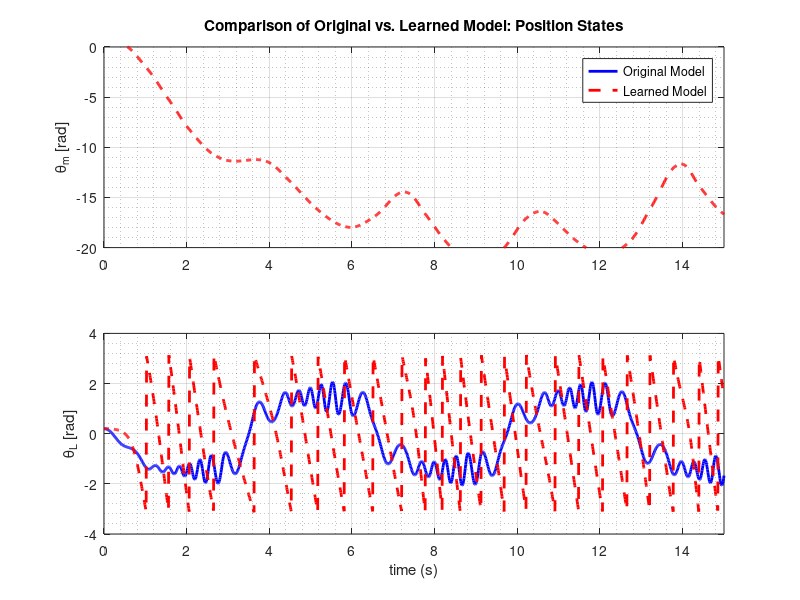
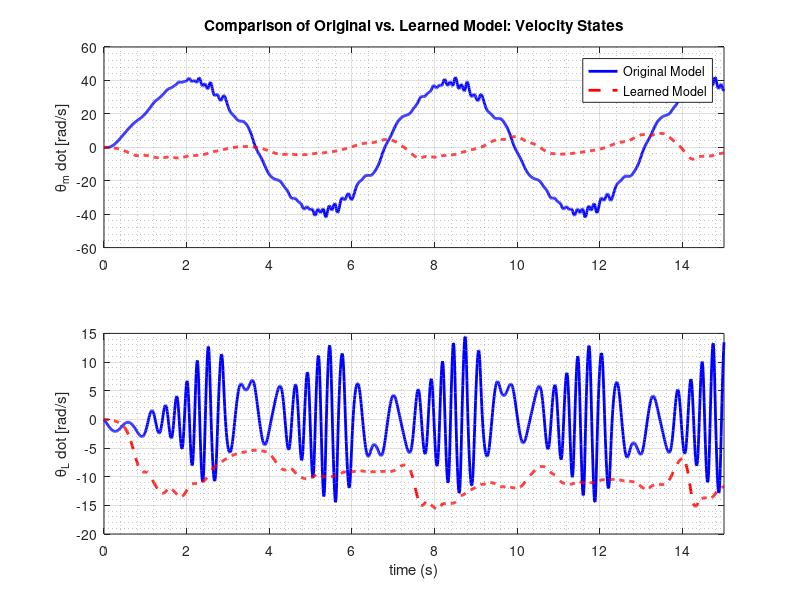
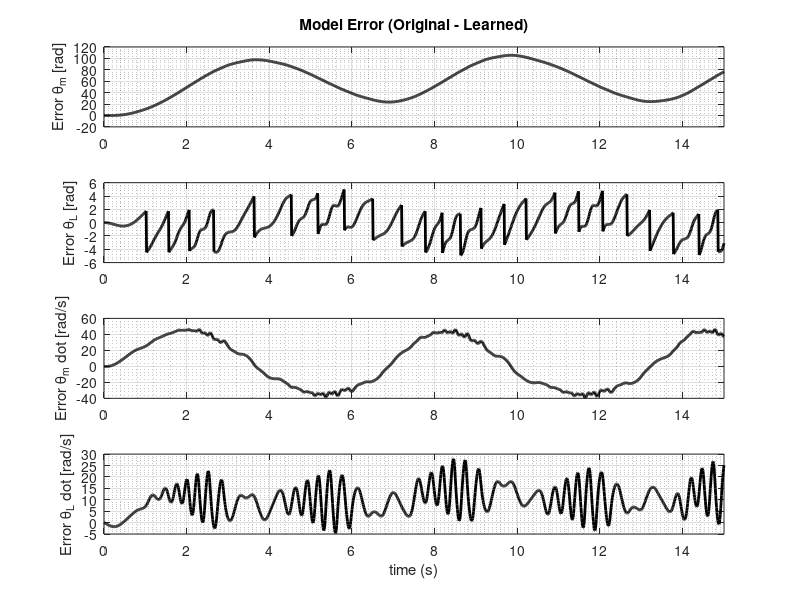
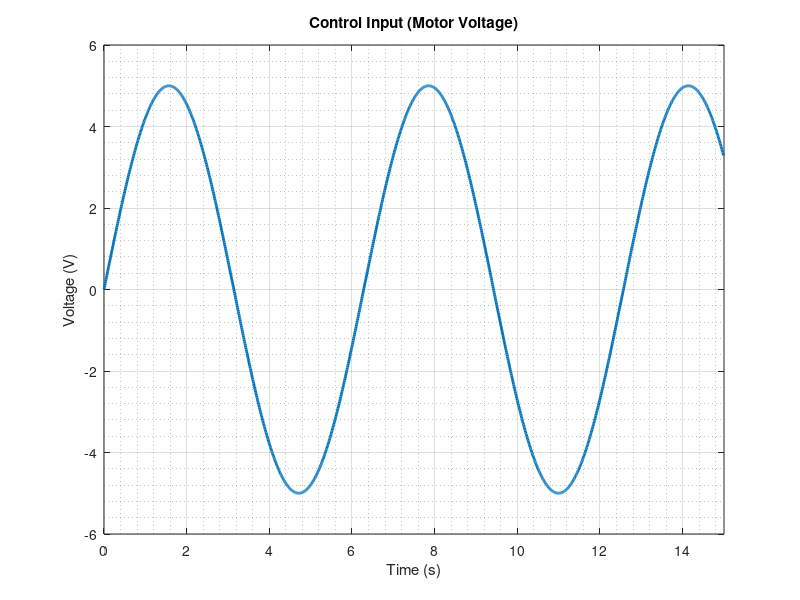

These figures' MATLAB source, in order: (Note: this script raises an error after producing the figures.)
%% Data-Driven Pendulum System Using Estimated Parameters
clear;
clc;

%% Learned Parameters from AKF
% Store the learned parameters in a vector (80 parameters total)
theta = zeros(80, 1);

% State 1 Parameters (theta_m, parameters 1-20)
theta(1:20) = [
    0.000136, -1.184000, -0.808862, -1.818295, -0.007482, 
    0.005216, 0.492130, -0.031609, 0.157202, -0.003850, 
    0.021640, -0.010877, 0.125459, -0.199537, 0.004575, 
    0.162773, 1.720716, -0.007264, -1.981190, 4.656705
];

% State 2 Parameters (theta_L, parameters 21-40)
theta(21:40) = [
    0.000119, -1.219403, -0.868572, -1.864837, -0.007233, 
    0.004246, 0.476013, -0.031857, 0.169125, -0.001998, 
    0.021827, -0.013101, 0.131768, -0.240857, 0.004186, 
    0.143614, 1.524885, -0.006612, -1.806073, 4.771032
];

% State 3 Parameters (theta_m_dot, parameters 41-60)
theta(41:60) = [
    0.000148, 0.139534, 0.664613, 0.346099, 0.198742, 
    -0.003561, -0.034791, 0.014870, -0.036347, -0.039074, 
    -0.007919, 0.001077, -0.055825, 0.158675, 0.004715, 
    0.095056, -0.005451, -0.003691, 0.044879, -0.837827
];

% State 4 Parameters (theta_L_dot, parameters 61-80)
theta(61:80) = [
    0.000019, 0.206631, 0.642683, 0.184251, 0.080211, 
    -0.014942, -0.153829, 0.009642, 0.068376, -0.042000, 
    -0.007612, -0.014147, -0.031488, -0.176966, 0.002061, 
    -0.049271, -1.343384, 0.001518, 0.419733, -0.803972
];

%% Simulation Setup
t_end = 15;        % simulation time (s)
dt = 0.01;         % time step (s)
N = floor(t_end / dt); % number of iterations
t = 0:dt:t_end;    % time array for plotting

% Original system parameters (for comparison if needed)
Rm = 8.94;         % Motor resistance (Ohm)
Km = 0.0431;       % Motor back-emf constant
Jm = 6e-5;         % Total moment of inertia (kg·m^2)
bm = 3e-4;         % Viscous damping coefficient (Nm/rad/s)
DA = 3e-4;         % Damping coefficient of pendulum arm (Nm/rad/s)
DL = 5e-4;         % Damping coefficient of pendulum link (Nm/rad/s)
mA = 0.053;        % Weight of pendulum arm (kg)
mL = 0.024;        % Weight of pendulum link (kg)
LA = 0.086;        % Length of pendulum arm (m)
LL = 0.128;        % Length of pendulum link (m)
JA = 5.72e-5;      % Inertia moment of pendulum arm (kg·m^2)
JL = 1.31e-4;      % Inertia moment of pendulum link (kg·m^2)
g = 9.81;          % Gravity constant (m/s^2)

% Pre-compute constants for original system model
half_mL_LL_g = 0.5 * mL * LL * g;
half_mL_LL_LA = 0.5 * mL * LL * LA;
quarter_mL_LL_squared = 0.25 * mL * LL^2;

%% Initial Conditions
% Initial state [theta_m, theta_L, theta_m_dot, theta_L_dot]
state_original = [0.5; 0.2; 0; 0];
state_learned = [0.5; 0.2; 0; 0];

% Storage for simulation results
state_original_history = zeros(4, N+1);
state_learned_history = zeros(4, N+1);
vm_history = zeros(1, N);

state_original_history(:, 1) = state_original;
state_learned_history(:, 1) = state_learned;

%% Simulation
for i = 1:N
    % Control input (sinusoidal voltage)
    vm = 5 * sin(t(i));
    vm_history(i) = vm;
    
    %% Simulate Original Physics-Based Model
    % Get current state
    theta_m = state_original(1);
    theta_L = state_original(2);
    theta_m_dot = state_original(3);
    theta_L_dot = state_original(4);
    
    % Motor torque calculation
    im = (vm - Km * theta_m_dot) / Rm;
    Tm = Km * im;
    
    % Equations of motion coefficients
    % For theta_m equation:
    M11 = mL * LA^2 + quarter_mL_LL_squared - quarter_mL_LL_squared * cos(theta_L)^2 + JA;
    M12 = -half_mL_LL_LA * cos(theta_L);
    C1 = 0.5 * mL * LL^2 * sin(theta_L) * cos(theta_L) * theta_m_dot * theta_L_dot;
    C2 = half_mL_LL_LA * sin(theta_L) * theta_L_dot^2;
    
    % For theta_L equation:
    M21 = half_mL_LL_LA * cos(theta_L);
    M22 = JL + quarter_mL_LL_squared;
    C3 = -quarter_mL_LL_squared * cos(theta_L) * sin(theta_L) * theta_m_dot^2;
    G = half_mL_LL_g * sin(theta_L);
    
    % Calculate determinant for matrix inversion
    det_M = M11 * M22 - M12 * M21;
    
    % Handle near-singular matrix
    if abs(det_M) < 1e-10
        theta_m_ddot = 0;
        theta_L_ddot = 0;
    else
        % Right-hand side of equations
        RHS1 = Tm - C1 - C2 - DA * theta_m_dot;
        RHS2 = -G - DL * theta_L_dot - C3;
        
        % Solve for accelerations
        theta_m_ddot = (M22 * RHS1 - M12 * RHS2) / det_M;
        theta_L_ddot = (-M21 * RHS1 + M11 * RHS2) / det_M;
    end
    
    % Forward Euler integration for original model
    state_original = state_original + dt * [theta_m_dot; theta_L_dot; theta_m_ddot; theta_L_ddot];
    
    %% Simulate Learned Data-Driven Model
    % Get current state
    y = state_learned;
    
    % Create the regressor vectors
    % First set of regressors (for all states)
    psi1 = zeros(1, 20);
    psi1(1:10) = [1, y(1), y(2), y(3), y(4), ...                   % Constant and linear terms
                  y(1)^2, y(2)^2, y(3)^2, y(4)^2, y(1)*y(2)];      % Squared and cross terms
    psi1(11:20) = [y(1)*y(3), y(1)*y(4), y(2)*y(3), y(2)*y(4), ... % More cross terms
                   y(3)*y(4), sin(y(1)), sin(y(2)), cos(y(1)), ...
                   cos(y(2)), vm];                                  % Trig terms and input
    
    % Second set of regressors (for all states)
    psi2 = zeros(1, 20);
    psi2(1:10) = [y(1)^3, y(2)^3, sin(y(1))*cos(y(2)), ...         % Cubic and combined trig terms 
                  sin(y(2))*cos(y(1)), y(3)*sin(y(2)), ...
                  y(4)*sin(y(2)), vm*y(3), vm^2, ...               % Velocity-angle and voltage terms
                  y(3)*cos(y(2)), y(4)*cos(y(2))];                 
    psi2(11:20) = [y(1)*sin(y(2)), y(2)*sin(y(1)), ...             % Position-angle terms
                   sqrt(abs(y(1))), sqrt(abs(y(2))), ...           % Fractional terms
                   sign(y(3))*y(3)^2, sign(y(4))*y(4)^2, ...       % Nonlinear damping
                   vm*sin(y(2)), vm*y(3)*y(4), ...                 % Mixed terms
                   exp(-abs(y(3))), exp(-abs(y(4)))];              % Exponential terms
    
    % Compute state derivatives using regressors and learned parameters
    state_derivatives = zeros(4, 1);
    
    % State 1 derivative (theta_m_dot)
    state_derivatives(1) = y(3); % Position derivative equals velocity
    
    % State 2 derivative (theta_L_dot)
    state_derivatives(2) = y(4); % Position derivative equals velocity
    
    % Create the full regressor matrix Psi (4x80)
    Psi = zeros(4, 80);
    
    % Position states (theta_m, theta_L)
    Psi(1, 1:20) = psi1;
    Psi(1, 21:40) = psi2;
    Psi(2, 1:20) = psi2;
    Psi(2, 21:40) = psi1;
    
    % Velocity states (theta_m_dot, theta_L_dot)
    Psi(3, 41:60) = psi1;
    Psi(3, 61:80) = psi2;
    Psi(4, 41:60) = psi2;
    Psi(4, 61:80) = psi1;
    
    % Compute state derivatives using the regressor matrix and parameter vector
    state_derivatives = zeros(4, 1);
    
    % Position derivatives (equal to velocity states)
    state_derivatives(1) = y(3);
    state_derivatives(2) = y(4);
    
    % Acceleration derivatives (computed from parameters)
    state_derivatives(3) = Psi(3,:) * theta;
    state_derivatives(4) = Psi(4,:) * theta;
    
    % Forward Euler integration for learned model
    state_learned = state_learned + dt * state_derivatives;
    
    % Normalize the link angle to [-π, π] for both models
    state_original(2) = mod(state_original(2), 2*pi);
    if state_original(2) > pi
        state_original(2) = state_original(2) - 2*pi;
    end
    
    state_learned(2) = mod(state_learned(2), 2*pi);
    if state_learned(2) > pi
        state_learned(2) = state_learned(2) - 2*pi;
    end
    
    % Store results
    state_original_history(:, i+1) = state_original;
    state_learned_history(:, i+1) = state_learned;
end

%% Plotting Results

% Figure 1: Position states comparison
figure(1)
clf;
subplot(2,1,1)
plot(t, state_original_history(1,:), 'b-', 'LineWidth', 2)
hold on
plot(t, state_learned_history(1,:), 'r--', 'LineWidth', 2)
legend('Original Model', 'Learned Model')
grid on
grid minor
ylabel('\theta_m [rad]')
xlim([0 t_end])
ylim([-20 0])
title('Comparison of Original vs. Learned Model: Position States')

subplot(2,1,2)
plot(t, state_original_history(2,:), 'b-', 'LineWidth', 2)
hold on
plot(t, state_learned_history(2,:), 'r--', 'LineWidth', 2)
grid on
grid minor
xlim([0 t_end])
ylabel('\theta_L [rad]')
xlabel('time (s)')

% Figure 2: Velocity states comparison
figure(2)
clf;
subplot(2,1,1)
plot(t, state_original_history(3,:), 'b-', 'LineWidth', 2)
hold on
plot(t, state_learned_history(3,:), 'r--', 'LineWidth', 2)
legend('Original Model', 'Learned Model')
grid on
grid minor
ylabel('\theta_m dot [rad/s]')
xlim([0 t_end])
title('Comparison of Original vs. Learned Model: Velocity States')

subplot(2,1,2)
plot(t, state_original_history(4,:), 'b-', 'LineWidth', 2)
hold on
plot(t, state_learned_history(4,:), 'r--', 'LineWidth', 2)
grid on
grid minor
xlim([0 t_end])
ylabel('\theta_L dot [rad/s]')
xlabel('time (s)')

% Figure 3: Model Error
figure(3)
clf;
subplot(4,1,1)
error_theta_m = state_original_history(1,:) - state_learned_history(1,:);
plot(t, error_theta_m, 'k-', 'LineWidth', 2)
grid on
grid minor
ylabel('Error \theta_m [rad]')
xlim([0 t_end])
title('Model Error (Original - Learned)')

subplot(4,1,2)
error_theta_L = state_original_history(2,:) - state_learned_history(2,:);
plot(t, error_theta_L, 'k-', 'LineWidth', 2)
grid on
grid minor
ylabel('Error \theta_L [rad]')
xlim([0 t_end])

subplot(4,1,3)
error_theta_m_dot = state_original_history(3,:) - state_learned_history(3,:);
plot(t, error_theta_m_dot, 'k-', 'LineWidth', 2)
grid on
grid minor
ylabel('Error \theta_m dot [rad/s]')
xlim([0 t_end])

subplot(4,1,4)
error_theta_L_dot = state_original_history(4,:) - state_learned_history(4,:);
plot(t, error_theta_L_dot, 'k-', 'LineWidth', 2)
grid on
grid minor
ylabel('Error \theta_L dot [rad/s]')
xlabel('time (s)')
xlim([0 t_end])

% Figure 4: Input voltage
figure(4)
clf;
plot(t(1:end-1), vm_history, 'LineWidth', 2)
grid on
grid minor
title('Control Input (Motor Voltage)')
ylabel('Voltage (V)')
xlabel('Time (s)')
xlim([0 t_end])

% Calculate RMSE between original and learned models
rmse_theta_m = rms(error_theta_m);
rmse_theta_L = rms(error_theta_L);
rmse_theta_m_dot = rms(error_theta_m_dot);
rmse_theta_L_dot = rms(error_theta_L_dot);

fprintf('\n===== MODEL COMPARISON RESULTS =====\n');
fprintf('RMSE for theta_m: %.6f rad\n', rmse_theta_m);
fprintf('RMSE for theta_L: %.6f rad\n', rmse_theta_L);
fprintf('RMSE for theta_m_dot: %.6f rad/s\n', rmse_theta_m_dot);
fprintf('RMSE for theta_L_dot: %.6f rad/s\n', rmse_theta_L_dot);
fprintf('Total RMSE: %.6f\n', rmse_theta_m + rmse_theta_L + rmse_theta_m_dot + rmse_theta_L_dot);

% Calculate normalized RMSE
range_theta_m = max(state_original_history(1,:)) - min(state_original_history(1,:));
range_theta_L = max(state_original_history(2,:)) - min(state_original_history(2,:));
range_theta_m_dot = max(state_original_history(3,:)) - min(state_original_history(3,:));
range_theta_L_dot = max(state_original_history(4,:)) - min(state_original_history(4,:));

nrmse_theta_m = rmse_theta_m / range_theta_m * 100;
nrmse_theta_L = rmse_theta_L / range_theta_L * 100;
nrmse_theta_m_dot = rmse_theta_m_dot / range_theta_m_dot * 100;
nrmse_theta_L_dot = rmse_theta_L_dot / range_theta_L_dot * 100;

fprintf('\n===== NORMALIZED RMSE (%) =====\n');
fprintf('NRMSE for theta_m: %.2f%%\n', nrmse_theta_m);
fprintf('NRMSE for theta_L: %.2f%%\n', nrmse_theta_L);
fprintf('NRMSE for theta_m_dot: %.2f%%\n', nrmse_theta_m_dot);
fprintf('NRMSE for theta_L_dot: %.2f%%\n', nrmse_theta_L_dot);
fprintf('Average NRMSE: %.2f%%\n', (nrmse_theta_m + nrmse_theta_L + nrmse_theta_m_dot + nrmse_theta_L_dot)/4);